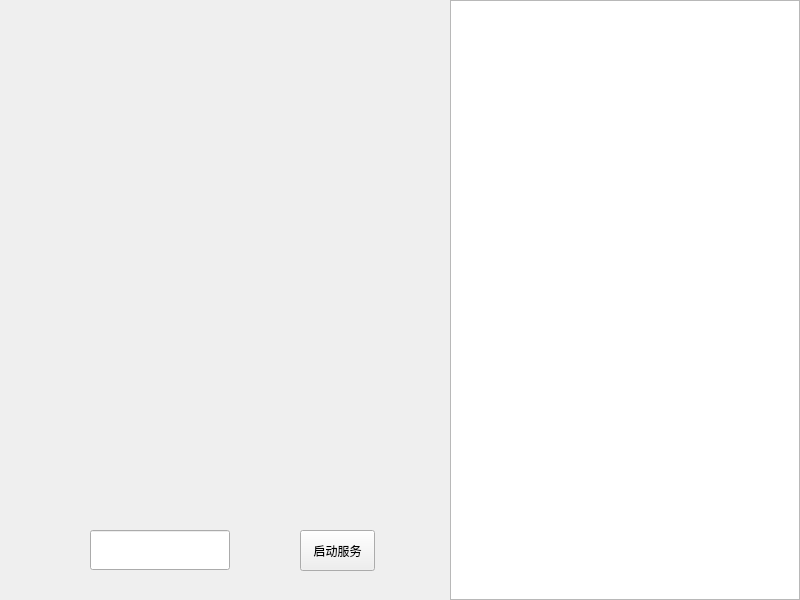
<?xml version="1.0" encoding="UTF-8"?>
<ui version="4.0">
 <class>WidgetClass</class>
 <widget class="QWidget" name="WidgetClass">
  <property name="geometry">
   <rect>
    <x>0</x>
    <y>0</y>
    <width>800</width>
    <height>600</height>
   </rect>
  </property>
  <property name="windowTitle">
   <string>Widget</string>
  </property>
  <widget class="QPushButton" name="pushButtonBegin">
   <property name="geometry">
    <rect>
     <x>300</x>
     <y>530</y>
     <width>75</width>
     <height>41</height>
    </rect>
   </property>
   <property name="text">
    <string>启动服务</string>
   </property>
  </widget>
  <widget class="QLineEdit" name="lineEditPort">
   <property name="geometry">
    <rect>
     <x>90</x>
     <y>530</y>
     <width>140</width>
     <height>40</height>
    </rect>
   </property>
  </widget>
  <widget class="QWidget" name="widgetUserInfo" native="true">
   <property name="geometry">
    <rect>
     <x>0</x>
     <y>0</y>
     <width>450</width>
     <height>530</height>
    </rect>
   </property>
  </widget>
  <widget class="QTextEdit" name="textEdit">
   <property name="geometry">
    <rect>
     <x>450</x>
     <y>0</y>
     <width>350</width>
     <height>600</height>
    </rect>
   </property>
  </widget>
 </widget>
 <layoutdefault spacing="6" margin="11"/>
 <resources>
  <include location="Widget.qrc"/>
 </resources>
 <connections/>
</ui>
